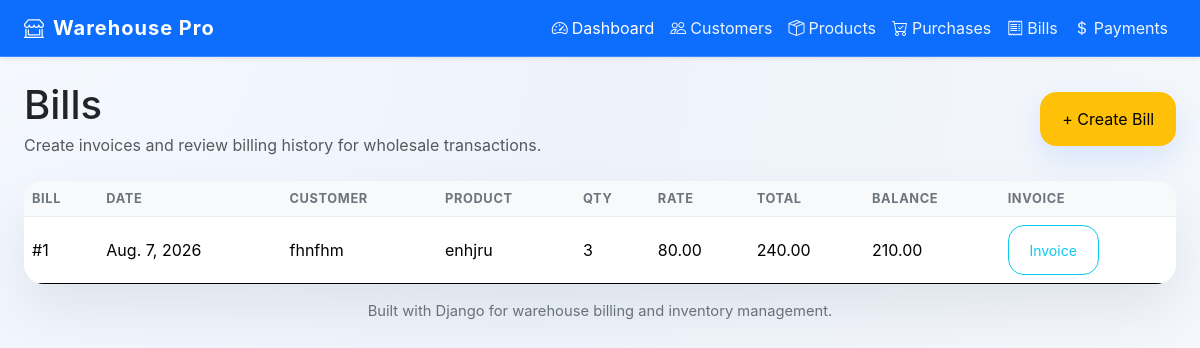
Page /bills/ on the committed database.
### inventory/models.py (models this page shows, shortened)
class Bill(models.Model):
    date = models.DateField(default=date.today)
    customer = models.ForeignKey(Customer, on_delete=models.CASCADE, related_name="bills")
    product = models.ForeignKey(Product, on_delete=models.CASCADE, related_name="bills")
    quantity = models.PositiveIntegerField()
    rate = models.DecimalField(max_digits=10, decimal_places=2)
    class Meta:
        ordering = ["-date", "id"]
    @property
    def total_amount(self):
        return self.quantity * self.rate
    @property
    def amount_paid(self):
        total = self.payments.aggregate(total=Sum("amount"))["total"]
        return total or Decimal("0.00")
    @property
    def amount_due(self):
        return max(Decimal("0.00"), self.total_amount - self.amount_paid)

class Customer(models.Model):
    name = models.CharField(max_length=100)
    location = models.CharField(max_length=200, blank=True)
    phone_no = models.CharField(max_length=15, blank=True)
    gst = models.CharField(max_length=20, blank=True)

class Product(models.Model):
    name = models.CharField(max_length=150)
    date_of_purchase = models.DateField(null=True, blank=True)
    purchase_rate = models.DecimalField(max_digits=10, decimal_places=2, default=Decimal("0.00"))
    sale_rate = models.DecimalField(max_digits=10, decimal_places=2, default=Decimal("0.00"))
    quantity = models.IntegerField(default=0)

### inventory/views.py (the view)
# urls.py: path("bills/", views.bill_list, name="bill_list"),
def bill_list(request):
    return render(request, "inventory/bill_list.html", {"bills": Bill.objects.select_related("customer", "product").all()})

### templates/inventory/bill_list.html (shortened to what this page needs)
{% extends 'inventory/base.html' %}
{% block content %}
<div class="page-header mb-4 d-flex justify-content-between align-items-center flex-wrap gap-3">
    <div>
        <h1 class="mb-1">Bills</h1>
        <p class="text-muted mb-0">Create invoices and review billing history for wholesale transactions.</p>
    </div>
    <a class="btn btn-warning" href="{% url 'inventory:bill_create' %}">+ Create Bill</a>
</div>
<div class="card card-body p-0 overflow-hidden">
    <table class="table table-hover align-middle mb-0">
    <thead class="table-light">
        <tr>
            <th>Bill</th>
            <th>Date</th>
            <th>Customer</th>
            <th>Product</th>
            <th>Qty</th>
            <th>Rate</th>
            <th>Total</th>
            <th>Balance</th>
            <th>Invoice</th>
        </tr>
    </thead>
    <tbody>
        {% for bill in bills %}
            <tr>
                <td>#{{ bill.id }}</td>
                <td>{{ bill.date }}</td>
                <td>{{ bill.customer.name }}</td>
                <td>{{ bill.product.name }}</td>
                <td>{{ bill.quantity }}</td>
                <td>{{ bill.rate }}</td>
                <td>{{ bill.total_amount }}</td>
                <td>{{ bill.amount_due }}</td>
                <td><a class="btn btn-sm btn-outline-info" href="{% url 'inventory:bill_invoice' bill.pk %}">Invoice</a></td>
            </tr>
        {% empty %}
            <tr><td colspan="9" class="text-center py-4">No bills found.</td></tr>
        {% endfor %}
    </tbody>
</table>
{% endblock %}

### inventory/static/inventory/css/app.css (style rules this page uses)
body { min-height: 100vh; background: radial-gradient(circle at top left, #f5f8ff 0%, #eef3fb 42%, #f6f8fb 100%); color: #212529; font-family: Inter, system-ui, -apple-system, BlinkMacSystemFont, "Segoe UI", sans-serif; }
.card, .card table, .card form { border: none; border-radius: 1.25rem; box-shadow: 0 25px 55px rgba(15, 23, 42, 0.08); background-color: #ffffff; }
.table { margin-bottom: 0; }
.table thead th { border-bottom: 1px solid #e9ecef; color: #6c757d; letter-spacing: 0.05em; text-transform: uppercase; font-size: 0.8rem; }
.table tbody tr { border-bottom: 1px solid #f1f3f5; }
.table tbody tr:last-child { border-bottom: none; }
.table td, .table th { vertical-align: middle; }
.btn { border-radius: 1rem; padding: 0.85rem 1.3rem; }
.btn-outline-primary, .btn-outline-success, .btn-outline-warning, .btn-outline-info { border-width: 1.5px; }
.btn-primary, .btn-success, .btn-warning, .btn-info { box-shadow: 0 12px 30px rgba(13, 110, 253, 0.12); }

### rows in the picture
Bill: id "1", date "Aug. 7, 2026", customer.name "fhnfhm", product.name "enhjru", quantity "3", rate "80.00", total_amount "240.00", amount_due "210.00"
